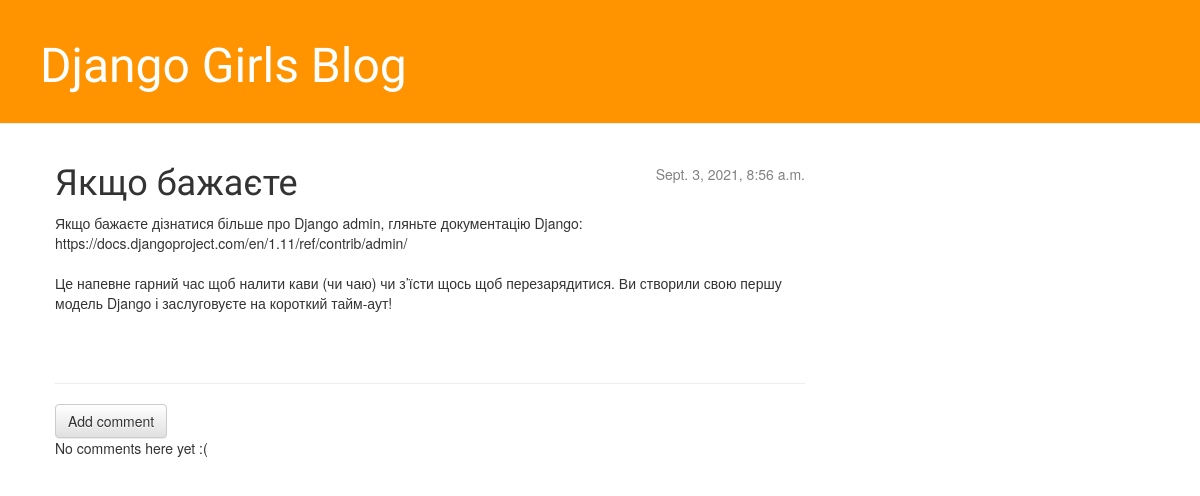
Before: /post/2/ with the older database file.
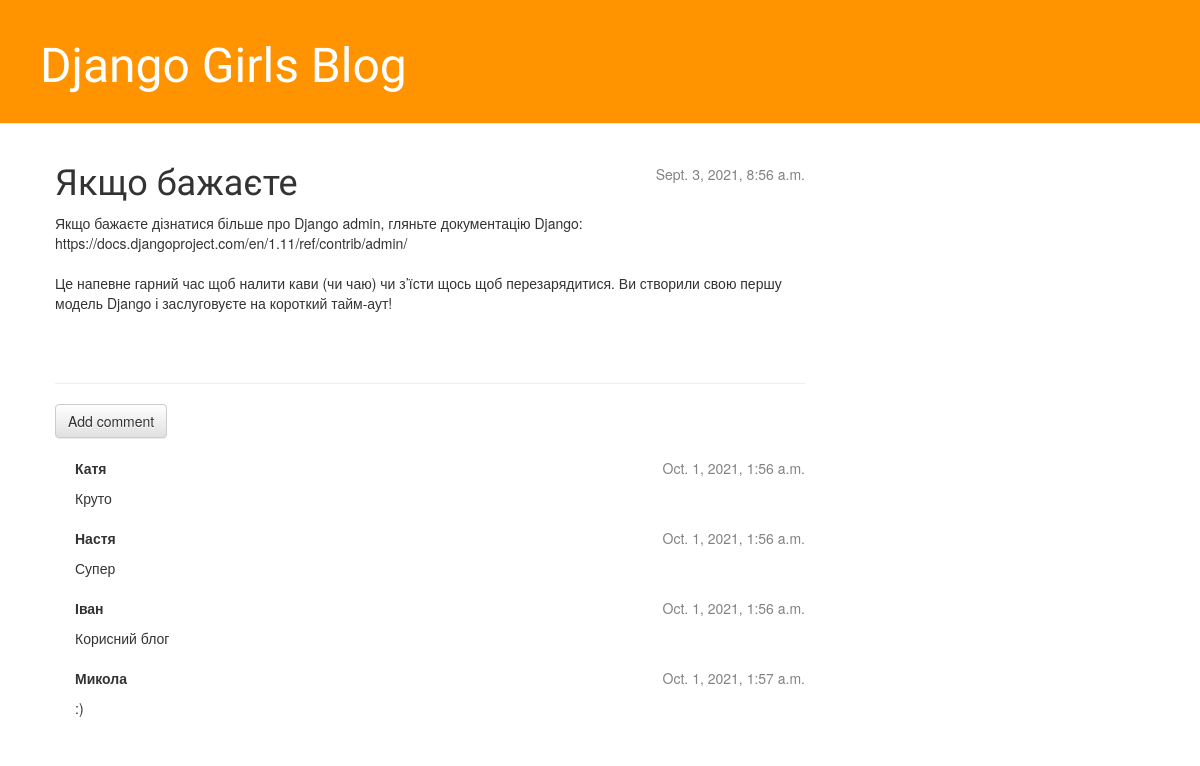
After: the same page with the newer database file.
### blog/models.py (models this page shows, shortened)
class Post(models.Model):
    author = models.ForeignKey('auth.User', on_delete=models.CASCADE)
    title = models.CharField(max_length=200)
    text = models.TextField()
    created_date = models.DateTimeField(
        default=timezone.now)
    published_date = models.DateTimeField(
        blank=True, null=True)

class Comment(models.Model):
    post = models.ForeignKey('blog.Post', on_delete=models.CASCADE, related_name='comments')
    author = models.CharField(max_length=200)
    text = models.TextField()
    created_date = models.DateTimeField(default=timezone.now)
    approved_comment = models.BooleanField(default=False)

### blog/views.py (the view)
# urls.py: url(r'^post/(?P<pk>[0-9]+)/$', views.post_detail, name='post_detail'),
def post_detail(request, pk):
    post = get_object_or_404(Post, pk=pk)
    return render(request, 'blog/post_detail.html', {'post': post})

### blog/templates/blog/post_detail.html (shortened to what this page needs)
{% extends 'blog/base.html' %}
{% block content %}
    <div class="post">
        {% if post.published_date %}
            <div class="date">
                {{ post.published_date }}
            </div>
        {% endif %}
        <h1>{{ post.title }}</h1>
        <p>{{ post.text|linebreaksbr }}</p>
    </div>
	<hr>
	<a class="btn btn-default" href="{% url 'add_comment_to_post' pk=post.pk %}">Add comment</a>
	{% for comment in post.comments.all %}
    {% if user.is_authenticated or comment.approved_comment %}
    <div class="comment">
        <div class="date">
            {{ comment.created_date }}
        </div>
        <strong>{{ comment.author }}</strong>
        <p>{{ comment.text|linebreaks }}</p>
    </div>
    {% endif %}
{% empty %}
    <p>No comments here yet :(</p>
{% endfor %}
{% endblock %}

### blog/templates/blog/base.html (shortened to what this page needs)
{% load static %}
<html>
    <head>
        <link rel="stylesheet" href="//maxcdn.bootstrapcdn.com/bootstrap/3.2.0/css/bootstrap.min.css">
        <link rel="stylesheet" href="//maxcdn.bootstrapcdn.com/bootstrap/3.2.0/css/bootstrap-theme.min.css">
        <link rel="stylesheet" href="{% static 'css/blog.css' %}">
    </head>
    <body>
        <div class="page-header">
            <h1><a href="/">Django Girls Blog</a></h1>
        </div>
        <div class="content container">
            <div class="row">
                <div class="col-md-8">
                    {% block content %}
                    {% endblock %}
                </div>
            </div>
        </div>
    </body>
</html>

### blog/static/css/blog.css (style rules this page uses)
.page-header { background-color: #ff9400; margin-top: 0; padding: 20px 20px 20px 40px; }
.page-header h1, .page-header h1 a, .page-header h1 a:visited, .page-header h1 a:active { color: #ffffff; font-size: 36pt; text-decoration: none; }
.content { margin-left: 40px; }
h1, h2, h3, h4 { font-family: 'Lobster', cursive; }
.date { float: right; color: #828282; }
.post { margin-bottom: 70px; }
.comment { margin: 20px 0px 20px 20px; }

Changed rows visible on the page:
added Comment: created_date "Oct. 1, 2021, 1:56 a.m.", author "Катя", text "Круто"
added Comment: created_date "Oct. 1, 2021, 1:56 a.m.", author "Настя", text "Супер"
added Comment: created_date "Oct. 1, 2021, 1:56 a.m.", author "Іван", text "Корисний блог"
added Comment: created_date "Oct. 1, 2021, 1:57 a.m.", author "Микола", text ":)"
Other visible differences:
text no longer shown: "No comments here yet :("
